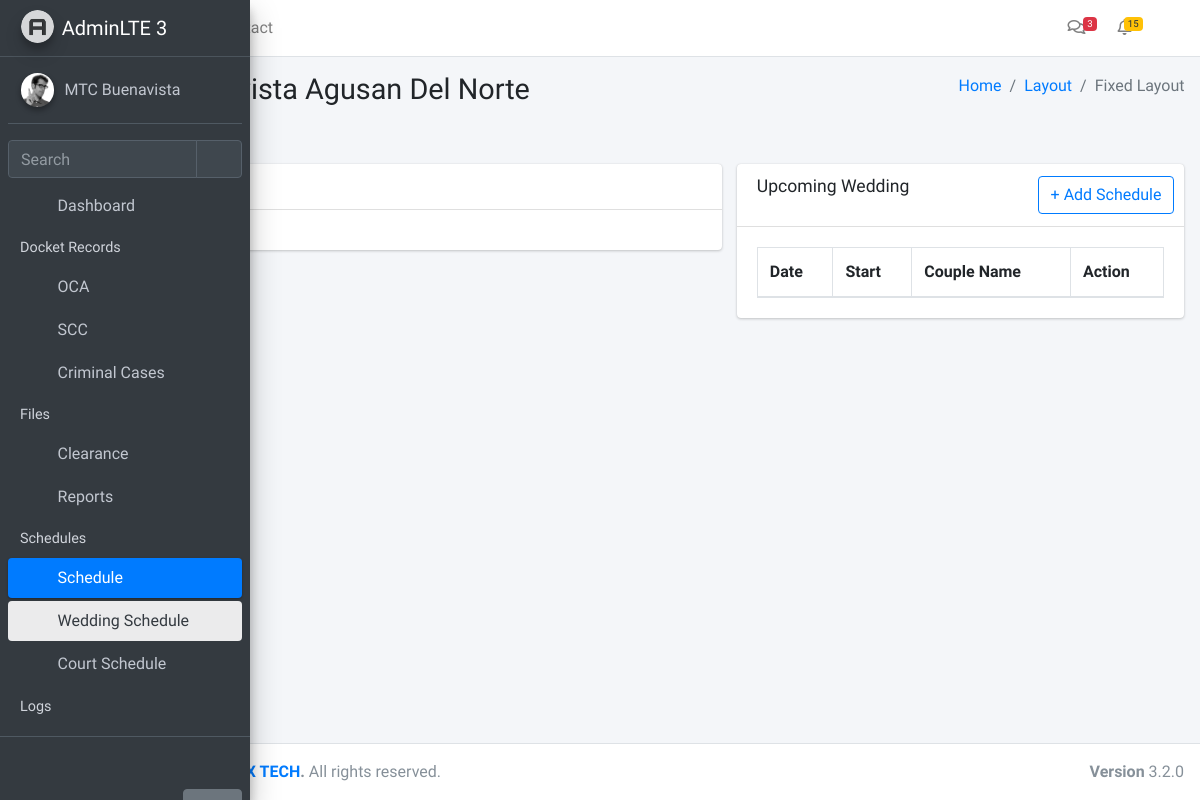
Before: /schedule/wedding (signed in) with the older database file.
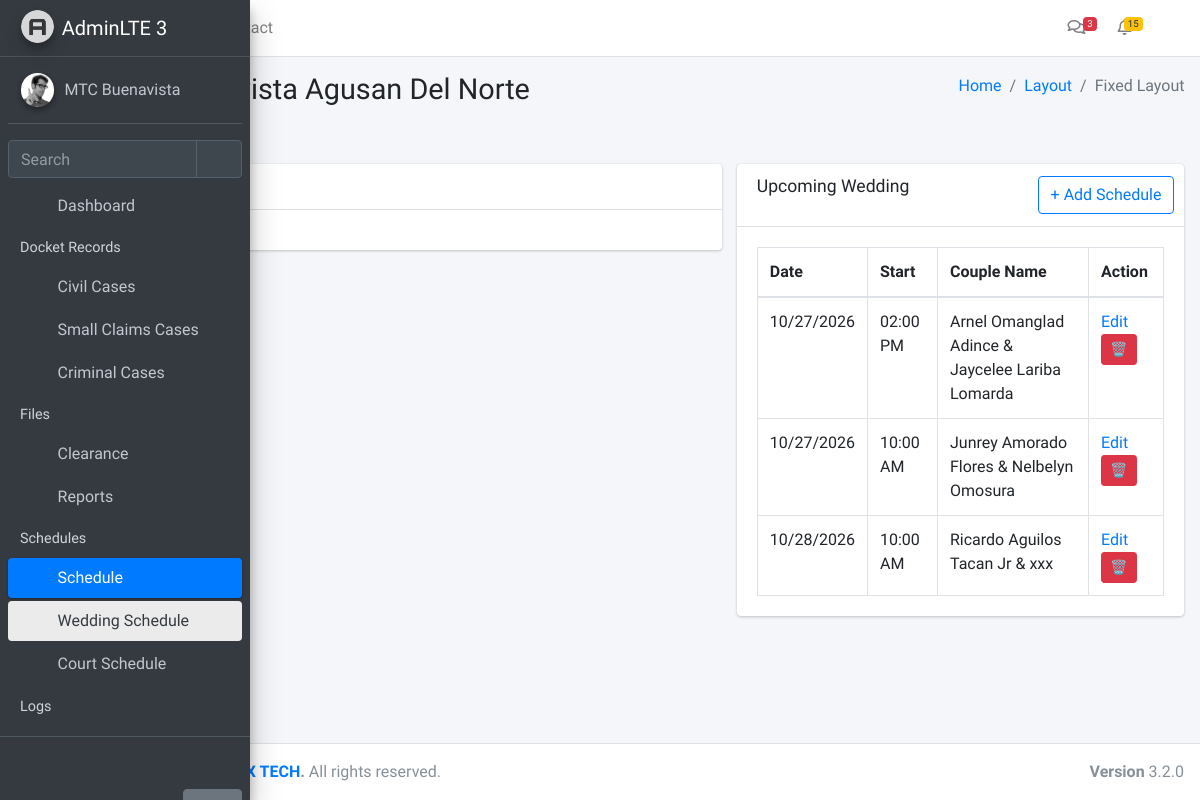
After: the same page with the newer database file.
### app/models.py (models this page shows, shortened)
class Module(db.Model):
    __tablename__ = 'modules'
    id = db.Column(db.Integer, primary_key=True)
    name = db.Column(db.String(255), nullable=False)
    icon = db.Column(db.String(255), nullable=False)
    description = db.Column(db.Text, nullable=True)
    url = db.Column(db.String(255), nullable=True)
    created_at = db.Column(db.DateTime, default=datetime.utcnow)
    updated_at = db.Column(db.DateTime, default=datetime.utcnow, onupdate=datetime.utcnow)

class ScheduleMaster(db.Model):
    __tablename__ = 'schedule_master'
    id = db.Column(db.Integer, primary_key=True)
    Date = db.Column(db.String(20))
    Time_Start = db.Column('Time Start', db.String(20))
    Case_Type = db.Column('Case Type', db.String(100))
    Case_Number = db.Column('Case Number', db.String(100))
    Title = db.Column(db.Text)
    Status = db.Column(db.String(50))
    Notes = db.Column(db.Text)

### app/routes/schedule.py (the view)
@schedule_bp.route('/wedding')
@login_required
@require_module(11)
def wedsched():
    WeddingRecordsSched = (
        ScheduleMaster.query
        .filter(func.lower(ScheduleMaster.Case_Type) == "wedding")
        .all()
    )
    WeddingRecordsSched.sort(
        key=lambda x: (
            datetime.strptime(x.Date, "%m/%d/%Y") if x.Date else datetime.min,
            x.Time_Start or ""
        )
    )
    return render_template(
        "schedules/wedding.html",
        WeddingRecordsSched=WeddingRecordsSched,
        now=datetime.now
    )

### app/__init__.py (called while the page is built)
def create_app():
    app = Flask(__name__)
    app.config.from_object(Config)
    db.init_app(app)
    login_manager.init_app(app)
    login_manager.login_view = 'auth.login'
    from app.models import User, Setting, Module
    @login_manager.user_loader
    def load_user(user_id):
        return User.query.get(int(user_id))
    @app.context_processor
    def inject_globals():
        modules = Module.query.all()
        user_modules = []
        if current_user.is_authenticated and current_user.role:
            user_modules = current_user.role.modules
        settings = {s.function_desc: s.function for s in Setting.query.all()}
        return dict(modules=modules, user_modules=user_modules, settings=settings)
    from app.routes import blueprints
    for bp in blueprints:
        app.register_blueprint(bp)
    with app.app_context():
        db.create_all()
    return app

### app/templates/schedules/wedding.html (shortened to what this page needs)
{% extends "layouts/layout1.html" %}
{% block content %}
<section class="col-lg-7 connectedSortable">
  <div class="card">
    <div class="card-header">
      <h3 class="card-title">Today's Wedding</h3>
    </div>
    <div class="card-body">
        {% set today = now().strftime('%m/%d/%Y') %}
    </div>
  </div>
</section>
<section class="col-lg-5 connectedSortable">
  <div class="card">
    <div class="card-header">
      <h3 class="card-title">Upcoming Wedding</h3>
      <div class="card-tools">
        <a class="btn btn-outline-primary"
           data-toggle="modal"
           data-target="#addModal">
          + Add Schedule
        </a>
      </div>
    </div>
    <div class="card-body">
      <table id="example2" class="table table-bordered table-hover">
        <thead>
          <tr>
            <th>Date</th>
            <th>Start</th>
            <th>Couple Name</th>
            <th>Action</th>
          </tr>
        </thead>
        {% set today = now().strftime('%m/%d/%Y') %}
        <tbody>
          {% for item in WeddingRecordsSched %}
            {% if item.Date and item.Date > today %}
              <tr>
                <td>{{ item.Date }}</td>
                <td>{{ item.Time_Start }}</td>
                <td>{{ item.Title }}</td>
                <td>
                  <a href="#"
                     class="editBtn"
                     data-id="{{ item.id }}"
                     data-date="{{ item.Date }}"
                     data-time="{{ item.Time_Start }}"
                     data-number="{{ item.Case_Number }}"
                     data-title="{{ item.Title }}">
                    Edit
                  </a>
             {% if current_user.is_authenticated and current_user.role.id == 1 and current_user.username == 'zear' %}
             <form action="{{ url_for('developer.delete_schedule', id=item.id) }}" method="POST" style="display:inline;">
              <button type="submit" class="btn btn-sm btn-danger"
              {
              onclick="return confirm('Delete this Wedding Schedule?')">
          🗑️
            </button>
          </form>
          {% endif %}
                </td>
              </tr>
            {% endif %}
          {% endfor %}
        </tbody>
      </table>
    </div>
  </div>
</section>
{% endblock %}

### app/templates/layouts/layout1.html (shortened to what this page needs)
<!DOCTYPE html>
<html lang="en">
<head>
<link rel="stylesheet" href="{{ url_for('static', filename='plugins/fontawesome-free/css/all.min.css') }}">
<link rel="stylesheet" href="{{ url_for('static', filename='dist/css/adminlte.min.css') }}">
  <link rel="stylesheet" href="{{ url_for('static', filename='plugins/overlayScrollbars/css/OverlayScrollbars.min.css') }}">
<link rel="stylesheet" href="{{ url_for('static', filename='plugins/sweetalert2-theme-bootstrap-4/bootstrap-4.min.css') }}">
<link rel="stylesheet" href="{{ url_for('static', filename='plugins/toastr/toastr.min.css') }}">
<link rel="stylesheet" href="{{ url_for('static', filename='plugins/datatables-bs4/css/dataTables.bootstrap4.min.css') }}">
<link rel="stylesheet" href="{{ url_for('static', filename='plugins/datatables-responsive/css/responsive.bootstrap4.min.css') }}">
<link rel="stylesheet" href="{{ url_for('static', filename='plugins/datatables-buttons/css/buttons.bootstrap4.min.css') }}">
<link href="{{ url_for('static', filename='plugins/select2/css/select2.min.css') }}" rel="stylesheet" />
</head>
<body class="hold-transition sidebar-mini layout-fixed sidebar-collapse">
<div class="wrapper">
  <nav class="main-header navbar navbar-expand navbar-white navbar-light">
    <ul class="navbar-nav">
      <li class="nav-item">
        <a class="nav-link" data-widget="pushmenu" href="#" role="button"></a>
      </li>
      <li class="nav-item d-none d-sm-inline-block">
        <a href="../../index3.html" class="nav-link">Home</a>
      </li>
      <li class="nav-item d-none d-sm-inline-block">
        <a href="#" class="nav-link">Contact</a>
      </li>
    </ul>
    <ul class="navbar-nav ml-auto">
<li class="nav-item">
  <a class="nav-link" data-widget="navbar-search" href="#" role="button">
    <i class="fas fa-search"></i>
  </a>
</li>
      <li class="nav-item dropdown">
        <a class="nav-link" data-toggle="dropdown" href="#">
          <i class="far fa-comments"></i>
          <span class="badge badge-danger navbar-badge">3</span>
        </a>
      </li>
      <li class="nav-item dropdown">
        <a class="nav-link" data-toggle="dropdown" href="#">
          <span class="badge badge-warning navbar-badge">15</span>
        </a>
      </li>
      <li class="nav-item">
        <a class="nav-link" data-widget="fullscreen" href="#" role="button">
          <i class="fas fa-expand-arrows-alt"></i>
        </a>
      </li>
    </ul>
  </nav>
  <aside class="main-sidebar main-sidebar-custom sidebar-dark-primary elevation-4">
    <a href="../../index3.html" class="brand-link">
      <img src="{{ url_for('static', filename='/dist/img/AdminLTELogo.png')}}" alt="AdminLTE Logo" class="brand-image img-circle elevation-3" style="opacity: .8">
      <span class="brand-text font-weight-light">AdminLTE 3</span>
    </a>
    <div class="sidebar">
      <div class="user-panel mt-3 pb-3 mb-3 d-flex">
        <div class="image">
          <img src="{{ url_for('static', filename='dist/img/user2-160x160.jpg')}}" class="img-circle elevation-2" alt="User Image">
        </div>
        <div class="info">
          <a href="#" class="d-block">MTC Buenavista</a>
        </div>
      </div>
      <div class="form-inline">
        <div class="input-group" data-widget="sidebar-search">
          <input class="form-control form-control-sidebar" type="search" placeholder="Search" aria-label="Search">
          <div class="input-group-append">
            <button class="btn btn-sidebar">
              <i class="fas fa-search fa-fw"></i>
            </button>
          </div>
        </div>
      </div>
{% include 'layouts/partials/navbar.html' %}
    </div>
    <div class="sidebar-custom">
      <a href="{{ url_for('auth.logout') }}" class="btn btn-link"><i class="fas fa-cogs"></i></a>
      <a href="#" class="btn btn-secondary hide-on-collapse pos-right">Help</a>
    </div>
  </aside>
  <div class="content-wrapper">
    <section class="content-header">
      <div class="container-fluid">
        <div class="row mb-2">
          <div class="col-sm-6">
            <h1>MTC Buenavista Agusan Del Norte System</h1>
          </div>
          <div class="col-sm-6">
            <ol class="breadcrumb float-sm-right">
              <li class="breadcrumb-item"><a href="#">Home</a></li>
              <li class="breadcrumb-item"><a href="#">Layout</a></li>
              <li class="breadcrumb-item active">Fixed Layout</li>
            </ol>
          </div>
        </div>
      </div>
    </section>
    <section class="content">
      <div class="container-fluid">
        <div class="row">
          {% block content %}{% endblock %}
        </div>
      </div>
    </section>
  </div>
  <footer class="main-footer">
    <div class="float-right d-none d-sm-block">
      <b>Version</b> 3.2.0
    </div>
<strong>Copyright &copy; 2025 <a href="https://www.facebook.com/profile.php?id=61572728822378">MGX TECH</a>.</strong> All rights reserved.
  </footer>
</div>
</body>
</html>

### app/templates/layouts/partials/navbar.html (shortened to what this page needs)
<nav class="mt-2">
  <ul class="nav nav-pills nav-sidebar flex-column nav-child-indent" data-widget="treeview" role="menu" data-accordion="false">
    <li class="nav-item">
      <a href="/dashboard" class="nav-link">
        <i class="nav-icon fas fa-tachometer-alt"></i>
        <p>Dashboard</p>
      </a>
    </li>
{% if user_modules %}
  <li class="nav-header">Docket Records</li>
  {% set standalone_modules = modules
    | selectattr('id', 'in', user_modules)
    | selectattr('id', 'in', [6,7,9,10])
    | list %}
  {% for m in standalone_modules %}
    <li class="nav-item">
      <a href="/{{ m.url }}" class="nav-link">
        <i class="nav-icon fa {{ m.icon }}"></i>
        <p>{{ m.name }}</p>
      </a>
    </li>
  {% endfor %}
{% endif %}
{% set cert_modules = modules
  | selectattr('id', 'in', user_modules)
  | selectattr('id', 'in', [5,16])
  | list %}
{% if cert_modules %}
  <li class="nav-header">Files</li>
   {% for m in cert_modules %}
        <li class="nav-item">
          <a href="/{{ m.url }}" class="nav-link">
            <i class="nav-icon fa {{ m.icon }}"></i>
            <p>{{ m.name }}</p>
          </a>
        </li>
      {% endfor %}
{% endif %}
{% set sched_modules = modules
  | selectattr('id', 'in', user_modules)
  | selectattr('id', 'in', [11,12])
  | list %}
{% if sched_modules %}
  <li class="nav-header">Schedules</li>
  <li class="nav-item {% if request.path in ['/schedule/court', '/schedule/wedding'] %}menu-is-opening menu-open{% endif %}">
    <a href="#" class="nav-link {% if request.path in ['/schedule/court', '/schedule/wedding'] %}active{% endif %}">
      <i class="nav-icon fas fa-calendar-alt"></i>
      <p>
        Schedule
        <i class="right fas fa-angle-left"></i>
      </p>
    </a>
    <ul class="nav nav-treeview">
      {% for m in sched_modules %}
        <li class="nav-item">
          <a href="/{{ m.url }}"
             class="nav-link {% if request.path == '/' ~ m.url %}active{% endif %}">
            <i class="nav-icon fa {{ m.icon }}"></i>
            <p>{{ m.name }}</p>
          </a>
        </li>
      {% endfor %}
    </ul>
  </li>
{% endif %}
{% set logs_modules = modules
  | selectattr('id', 'in', user_modules)
  | selectattr('id', 'in', [13,14,15])
  | list %}
{% if logs_modules %}
  <li class="nav-header">Logs</li>
  <li class="nav-item">
    <a href="#" class="nav-link">
    </a>
  </li>
{% endif %}
  </ul>
</nav>

Changed rows visible on the page:
changed Module: icon "fa-circle" → "fa-balance-scale" (drawn); name "OCA" → "Civil Cases"
changed Module: icon "fa-circle" → "fa-file-invoice-dollar" (drawn); name "SCC" → "Small Claims Cases"
added ScheduleMaster: Date "10/27/2026", Time_Start "02:00 PM", Title "Arnel Omanglad Adince & Jaycelee Lariba Lomarda"
added ScheduleMaster: Date "10/27/2026", Time_Start "10:00 AM", Title "Junrey Amorado Flores & Nelbelyn Omosura"
added ScheduleMaster: Date "10/28/2026", Time_Start "10:00 AM", Title "Ricardo Aguilos Tacan Jr & xxx"
